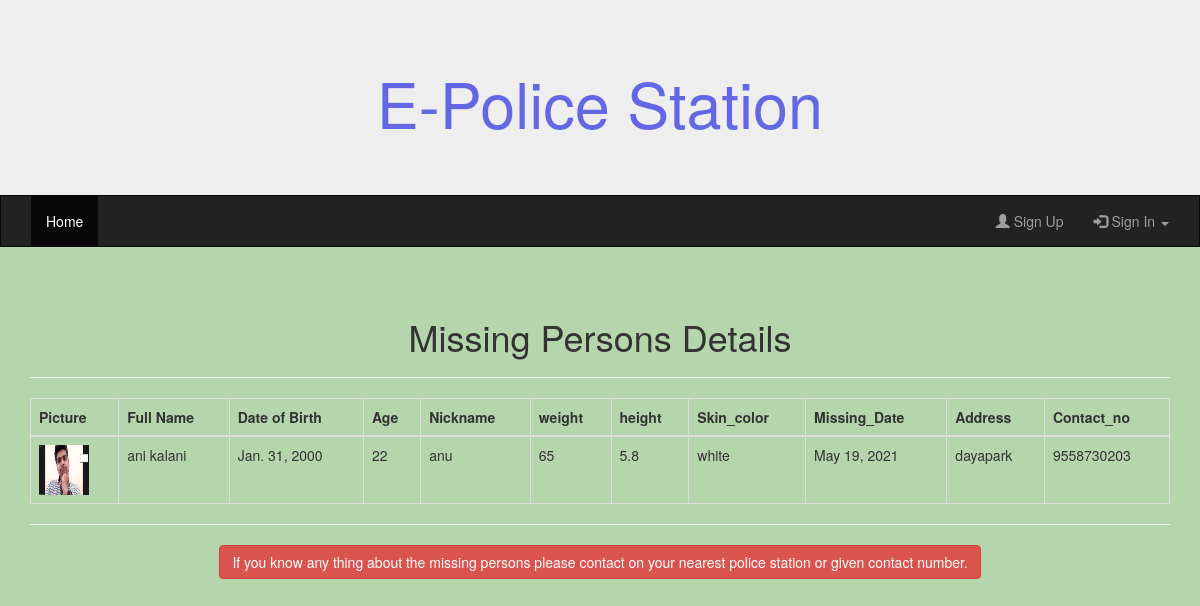
The page /Missing_PersonsListView/ on the database its author committed.
### ep_app/models.py (models this page shows, shortened)
class Missing_Persons(models.Model):
    Full_Name = models.CharField(max_length=256)
    Photo = models.ImageField(upload_to= 'missing_persons')
    Date_of_birth = models.DateField()
    Age = models.IntegerField()
    Nickname = models.CharField(max_length=256,blank=True,null=True)
    weight = models.IntegerField()
    height = models.CharField(max_length=10)
    Skin_color = models.CharField(max_length=256)
    Missing_Date = models.DateField()
    Address = models.TextField()
    Contact_no = models.BigIntegerField()

### ep_app/views.py (the view)
# urls.py: path('Missing_PersonsListView/',views.Missing_PersonsListView.as_view(),name = 'Missing_PersonsListView'),
class Missing_PersonsListView(ListView):
    model = models.Missing_Persons
    template_name = 'visitor/missing_persons_list.html'

### templates/visitor/missing_persons_list.html
{% extends 'base.html' %}
{% block content %}
    <div class="container">
        <center>
            <h1>Missing Persons Details</h1>
            <hr>
            <table class="table table-bordered table-hover">
                <thead>
                    <tr>
                        <th>Picture</th>
                        <th>Full Name</th>
                        <th>Date of Birth</th>
                        <th>Age</th>
                        <th>Nickname</th>
                        <th>weight</th>
                        <th>height</th>
                        <th>Skin_color</th>
                        <th>Missing_Date</th>
                        <th>Address</th>
                        <th>Contact_no</th>
                    </tr>
                </thead>
                <tbody>
                    {% for object in object_list %}
                    <tr>
                        <td><img src="{{object.Photo.url}}" alt="Image not Found" height="50px" width="50px"></td>
                        <td>{{object.Full_Name}}</td>
                        <td>{{object.Date_of_birth}}</td>
                        <td>{{object.Age}}</td>
                        <td>{{object.Nickname}}</td>
                        <td>{{object.weight}}</td>
                        <td>{{object.height}}</td>
                        <td>{{object.Skin_color}}</td>
                        <td>{{object.Missing_Date}}</td>
                        <td>{{object.Address}}</td>
                        <td>{{object.Contact_no}}</td>
                    </tr>
                    {% endfor %}
                </tbody>
            </table>
            <hr>
            <button class="btn btn-danger">If you know any thing about the missing persons please contact on your nearest police station or given contact number.</button>
        </center>
    </div>
{% endblock %}

### rows shown on the page
Missing_Persons: Photo (picture), Full_Name "ani kalani", Date_of_birth "Jan. 31, 2000", Age "22", Nickname "anu", weight "65", height "5.8", Skin_color "white", Missing_Date "May 19, 2021", Address "dayapark", Contact_no "9558730203"
